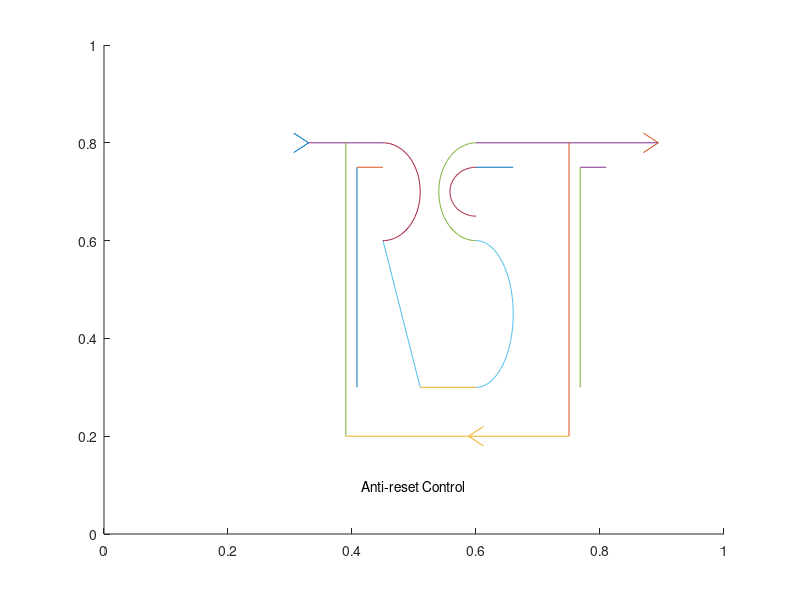

Here is the MATLAB script that generated this plot:
% ==========================================
% stimulation_visual_icon.m


% ==========================================
% Set up plot;
gca; cla;
axis([0 1 0 1]);
hold on;
set(gcf, 'position', [50 50 260 130]);

% ==========================================
% Begin:
plot([0.01 0.05 0.01].*0.6+0.3, [0.82 0.8 0.78]);
plot([0.95 0.99 0.95].*0.6+0.3, [0.82 0.8 0.78]);
plot([0.52 0.48 0.52].*0.6+0.3, [0.22 0.2 0.18]);

plot([0.05 0.15 0.25; 0.25 0.15 0.35].*0.6+0.3, [0.8 0.2 0.6; 0.8 0.8 0.3]);
plot((0.25+0.1.*sin([0:pi/90:pi])).*0.6+0.3,0.7+0.1.*cos([0:pi/90:pi]));
plot([0.18 0.18; 0.18 0.25].*0.6+0.3, [0.3 0.75; 0.75 0.75]);

plot([0.35 0.5; 0.5 0.99].*0.6+0.3, [0.3 0.8; 0.3 0.8]);
plot((0.5+0.1.*sin([-pi:pi/90:0])).*0.6+0.3,0.7+0.1.*cos([0:pi/90:pi]));
plot((0.5+0.1.*sin([0:pi/90:pi])).*0.6+0.3,0.45+0.15.*cos([0:pi/90:pi]));
plot((0.5+0.07.*sin([-pi:pi/90:0])).*0.6+0.3,0.7+0.05.*cos([0:pi/90:pi]));
plot([0.5 0.6].*0.6+0.3, [0.75 0.75]);

plot([0.75 0.75; 0.75 0.15].*0.6+0.3, [0.8 0.2; 0.2 0.2]);
plot([0.85 0.78; 0.78 0.78].*0.6+0.3, [0.75 0.75; 0.75 0.3]);

text(0.5, 0.1, 'Anti-reset Control', 'VerticalAlignment', 'middle', 'HorizontalAlignment', 'center');

% ==========================================
% End of file